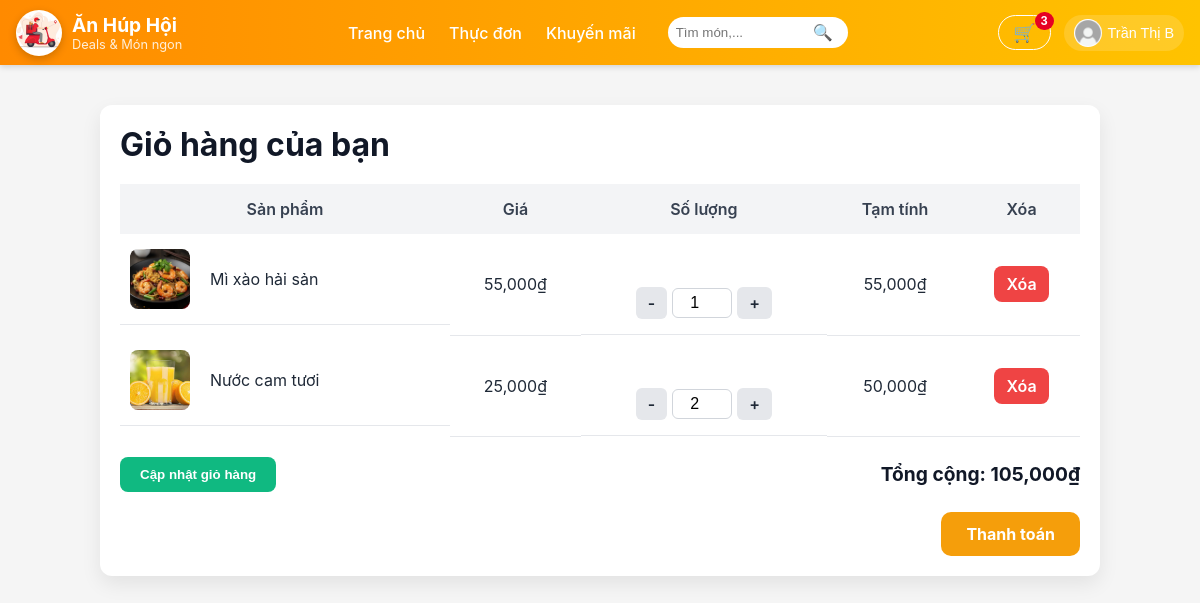
Screenshot of /pages/cart.php (signed in) with the database file from the repository.
### tables this page shows
CREATE TABLE Users (
  UID INT AUTO_INCREMENT PRIMARY KEY,
  Hoten VARCHAR(100) NOT NULL,
  Taikhoan VARCHAR(50) UNIQUE NOT NULL,
  Matkhau VARCHAR(100) NOT NULL,           
  Email VARCHAR(100) UNIQUE,
  DienthoaiKH VARCHAR(15),
  DiachiKH VARCHAR(255),
  Ngaysinh DATE,
  Role ENUM('khach','nhanvien','admin')    
      NOT NULL
      DEFAULT 'khach'
);

CREATE TABLE Giohang (
  MaGH INT AUTO_INCREMENT PRIMARY KEY,
  UID INT NOT NULL,
  Mamon INT NOT NULL,
  Soluong INT NOT NULL DEFAULT 1,
  Ngaythem DATETIME DEFAULT CURRENT_TIMESTAMP,
  CONSTRAINT fk_giohang_users
    FOREIGN KEY (UID) REFERENCES Users(UID)
    ON DELETE CASCADE,
  CONSTRAINT fk_giohang_monan
    FOREIGN KEY (Mamon) REFERENCES Monan(Mamon)
    ON DELETE CASCADE
);

CREATE TABLE Monan (
  Mamon INT AUTO_INCREMENT PRIMARY KEY,
  Tenmon VARCHAR(100) NOT NULL,
  Giaban DECIMAL(10,2) NOT NULL,
  Giagoc DECIMAL(10,2) NOT NULL,
  Noidung VARCHAR(500),
  Anh VARCHAR(255),
  Maloai INT,
  FOREIGN KEY (Maloai) REFERENCES Loaimonan(Maloai)
);

### functions/functions.php (called while the page is built, shortened)
<?php
if (!function_exists('resolveImagePath')) {
	function resolveImagePath($path, $default = '/assets/img/default-food.jpg') {
		$p = trim((string)$path);
		$knownPrefixes = ['assets/', 'uploads/', 'images/'];
		foreach ($knownPrefixes as $pre) {
			if (stripos($p, $pre) === 0) return '/' . $p;
		}
		return '/assets/img/' . ltrim($p, '/');
	}
}
?>

### pages/cart.php (the view, shortened to what this page needs)
<?php
include_once '../database/db.php';
require_once __DIR__ . '/../functions/functions.php';
$uid = !empty($_SESSION['user_id']) ? (int)$_SESSION['user_id'] : 0;
$cartItems  = [];
$totalPrice = 0;
if ($uid > 0 && isset($conn)) {
    $sql = "SELECT
                g.Mamon AS id,
                m.Tenmon AS name,
                m.Giaban AS price,
                m.Anh AS image,
                g.Soluong AS qty
            FROM Giohang g
            JOIN Monan m ON g.Mamon = m.Mamon
            WHERE g.UID = ?";
    if ($stmt = $conn->prepare($sql)) {
        $stmt->bind_param("i", $uid);
        $stmt->execute();
        $res = $stmt->get_result();
        if ($res) {
            while ($row = $res->fetch_assoc()) {
                $cartItems[$row['id']] = $row;
                $totalPrice += $row['price'] * $row['qty'];
            }
        }
    }
}
?>
<?php include '../includes/header.php'; ?>
<link rel="stylesheet" href="../assets/css/cart.css">
<div class="cart-container">
    <h2>Giỏ hàng của bạn</h2>
    <?php if (empty($cartItems)) : ?>
        <p>Giỏ hàng đang trống!</p>
        <a href="menu.php" class="btn-link">Xem thực đơn</a>
    <?php else : ?>
        <form method="POST" action="cart.php">
            <table class="cart-table">
                <thead>
                    <tr>
                        <th>Sản phẩm</th>
                        <th>Giá</th>
                        <th>Số lượng</th>
                        <th>Tạm tính</th>
                        <th>Xóa</th>
                    </tr>
                </thead>
                <tbody>
                    <?php foreach ($cartItems as $item): ?>
                        <tr>
                            <td class="product-info">
                                <img src="<?php echo htmlspecialchars(resolveImagePath($item['image'] ?? '')); ?>" alt="">
                                <span><?php echo htmlspecialchars($item['name']); ?></span>
                            </td>
                            <td><?php echo number_format($item['price']); ?>₫</td>
                            <td class="qty-control">
                                <a href="cart.php?decrease=<?php echo (int)$item['id']; ?>" class="qty-btn">-</a>
                                <input type="number"
                                       name="qty[<?php echo (int)$item['id']; ?>]"
                                       value="<?php echo (int)$item['qty']; ?>"
                                       min="1"
                                       max="99">
                                <a href="cart.php?increase=<?php echo (int)$item['id']; ?>" class="qty-btn">+</a>
                            </td>
                            <td><?php echo number_format($item['price'] * $item['qty']); ?>₫</td>
                            <td><a href="cart.php?remove_id=<?php echo (int)$item['id']; ?>" class="remove-link">Xóa</a></td>
                        </tr>
                    <?php endforeach; ?>
                </tbody>
            </table>
            <div class="cart-footer">
                <button type="submit" name="update_cart" class="btn-update">Cập nhật giỏ hàng</button>
                <span class="total-price">Tổng cộng: <?php echo number_format($totalPrice); ?>₫</span>
            </div>
        </form>
        <div class="checkout">
            <a href="checkout.php" class="btn-checkout">Thanh toán</a>
        </div>
    <?php endif; ?>
</div>

### includes/header.php (shortened to what this page needs)
<?php
$userInfo = null;
if (!empty($_SESSION['user_id']) && isset($conn)) {
  $uid = intval($_SESSION['user_id']);
  $sql = "SELECT UID AS id, Hoten AS username, Email AS email, '' AS avatar FROM Users WHERE UID = ?";
  if ($stmt = $conn->prepare($sql)) {
    $stmt->bind_param("i", $uid);
    $stmt->execute();
    $res = $stmt->get_result();
    if ($res && $res->num_rows > 0) {
      $userInfo = $res->fetch_assoc();
    }
  }
}
$cartCount = 0;
if (!empty($_SESSION['user_id']) && isset($conn)) {
  $uid = intval($_SESSION['user_id']);
    $sql = "SELECT SUM(Soluong) AS total FROM Giohang WHERE UID = ?";
    if ($stmt = $conn->prepare($sql)) {
        $stmt->bind_param("i", $uid);
        $stmt->execute();
        $res = $stmt->get_result();
        if ($res && $row = $res->fetch_assoc()) {
            $cartCount = $row['total'];
        }
    }
}
$cssPath = "/assets/css/header.css";
$logo    = '/assets/img/logo.jpg';
$logo_check = $_SERVER['DOCUMENT_ROOT'] . '/assets/img/logo.jpg';
$avatarDefault = "/assets/img/default-avatar.jpg";
?>
<!doctype html>
<html lang="vi">
<head>
  <link rel="stylesheet" href="<?php echo htmlspecialchars($cssPath); ?>">
</head>
<body>
<header class="site-header" role="banner">
  <div class="header-inner">
    <div class="header-left">
      <a href="/index.php" class="brand-link">
        <?php if (file_exists($logo_check)): ?>
          <img src="<?php echo $logo; ?>" alt="Logo" class="brand-logo">
        <?php else: ?>
          <div class="brand-icon">🍜</div>
        <?php endif; ?>
        <div class="brand-text">
          <span class="brand-name">Ăn Húp Hội</span>
          <small class="brand-slogan">Deals &amp; Món ngon</small>
        </div>
      </a>
    </div>
    <div class="header-center">
      <nav class="main-nav" aria-label="Primary navigation">
        <ul class="nav-list">
          <li><a href="/index.php">Trang chủ</a></li>
          <li><a href="/pages/menu.php">Thực đơn</a></li>
          <li><a href="/pages/deals.php">Khuyến mãi</a></li>
        </ul>
      </nav>
      <div class="search-wrap">
        <input id="header-search" class="search-input" type="search" placeholder="Tìm món,..." aria-label="Tìm kiếm">
        <button id="search-btn" class="search-btn" aria-label="Tìm">🔍</button>
      </div>
    </div>
    <div class="header-right">
      <div class="action-item">
        <a href="/pages/cart.php" class="btn-ghost cart-btn" aria-label="Giỏ hàng">
          🛒
          <?php if ( $cartCount > 0): ?>
            <span class="badge" id="cartBadge"><?php echo $cartCount; ?></span>
          <?php endif; ?>
        </a>
      </div>
      <div class="action-item dropdown" id="accountWrap">
        <?php if ($userInfo): ?>
          	<button id="accountBtn" class="account-btn" aria-haspopup="true" aria-expanded="false">
            <img class="avatar" src="<?php echo (!empty($userInfo['avatar']) && file_exists($userInfo['avatar'])) ? htmlspecialchars($userInfo['avatar']) : $avatarDefault; ?>" alt="avatar">
            <div>
              <span class="username"><?php echo htmlspecialchars($userInfo['username']); ?></span>
            </div>
          </button>
        <?php else: ?>
          <a href="/pages/login.php" class="btn btn-primary">Đăng nhập</a>
        <?php endif; ?>
      </div>
    </div>
  </div>
</header>
</body>
</html>

### assets/css/header.css (style rules this page uses)
* { box-sizing: border-box; margin: 0; padding: 0; }
body { font-family: "Segoe UI", Roboto, Arial, sans-serif; color: #333; }
.site-header { position: sticky; top: 0; width: 100%; z-index: 1000; background: linear-gradient(90deg, #ff8a00, #ffc300); box-shadow: 0 2px 6px rgba(0,0,0,0.15); }
.header-inner { max-width: 1280px; margin: 0 auto; padding: 0.6rem 1rem; display: flex; align-items: center; justify-content: space-between; }
.brand-link { display: flex; align-items: center; gap: 10px; text-decoration: none; color: #fff; }
.brand-logo { width: 46px; height: 46px; border-radius: 50%; object-fit: cover; box-shadow: 0 3px 8px rgba(0,0,0,0.2); }
.brand-text { display: flex; flex-direction: column; }
.brand-name { font-size: 1.2rem; font-weight: bold; }
.brand-slogan { font-size: 0.8rem; opacity: 0.85; }
.header-center { flex: 1; display: flex; align-items: center; justify-content: center; gap: 2rem; }
.main-nav .nav-list { list-style: none; display: flex; gap: 1.5rem; }
.main-nav .nav-list a { color: #fff; text-decoration: none; font-weight: 500; transition: opacity 0.2s; }
.search-wrap { position: relative; display: flex; align-items: center; }
.search-input { padding: 0.5rem 2.5rem 0.5rem 0.5rem; border-radius: 20px; border: none; outline: none; width: 180px; transition: width 0.3s; }
.search-btn { margin-left: -35px; background: none; border: none; cursor: pointer; font-size: 1rem; }
.header-right { display: flex; align-items: center; gap: 0.8rem; }
.action-item { text-decoration: none; position: relative; }
.btn-ghost { text-decoration: none; position: relative; background: rgba(255,255,255,0.15); border: none; color: #fff; font-size: 18px; width: 40px; height: 40px; border-radius: 50%; cursor: pointer; display: flex; align-items: center; justify-content: center; transition: background .25s, transform .2s; }
.badge { position: absolute; top: -4px; right: -4px; background: #e60023; color: #fff; font-size: 0.7rem; font-weight: bold; padding: 2px 6px; border-radius: 12px; }
.account-btn { display: flex; align-items: center; gap: 6px; padding: 4px 10px; background: rgba(255,255,255,0.15); border: none; border-radius: 20px; cursor: pointer; color: #fff; transition: background 0.2s; }
.avatar { width: 28px; height: 28px; border-radius: 50%; object-fit: cover; }
.username { font-size: 0.9rem; font-weight: 500; }
.btn-ghost { background: transparent; border: 1px solid #fff; color: #fff; width: auto; height: auto; padding: 6px 14px; border-radius: 20px; }

### rows the page displays
users: Hoten "Trần Thị B"
giohang: Mamon.Anh (picture), Mamon.Tenmon "Mì xào hải sản", Mamon.Giaban "55,000", Soluong "1", $item['price'] * $item['qty'] "55,000"
giohang: Mamon.Anh (picture), Mamon.Tenmon "Nước cam tươi", Mamon.Giaban "25,000", Soluong "2", $item['price'] * $item['qty'] "50,000"

### other values shown
$cartCount "3"
$totalPrice "105,000"
